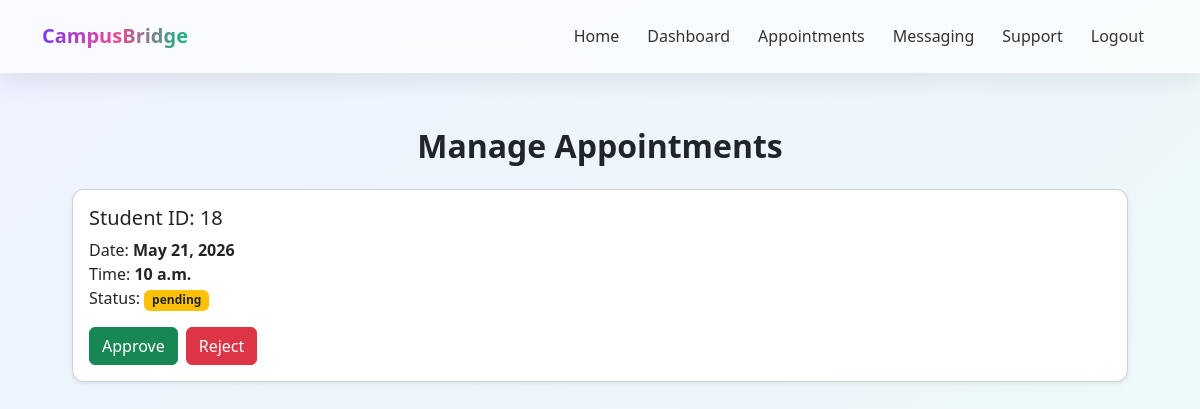
Page /appointments/manage/ (signed in) on the earlier database version.
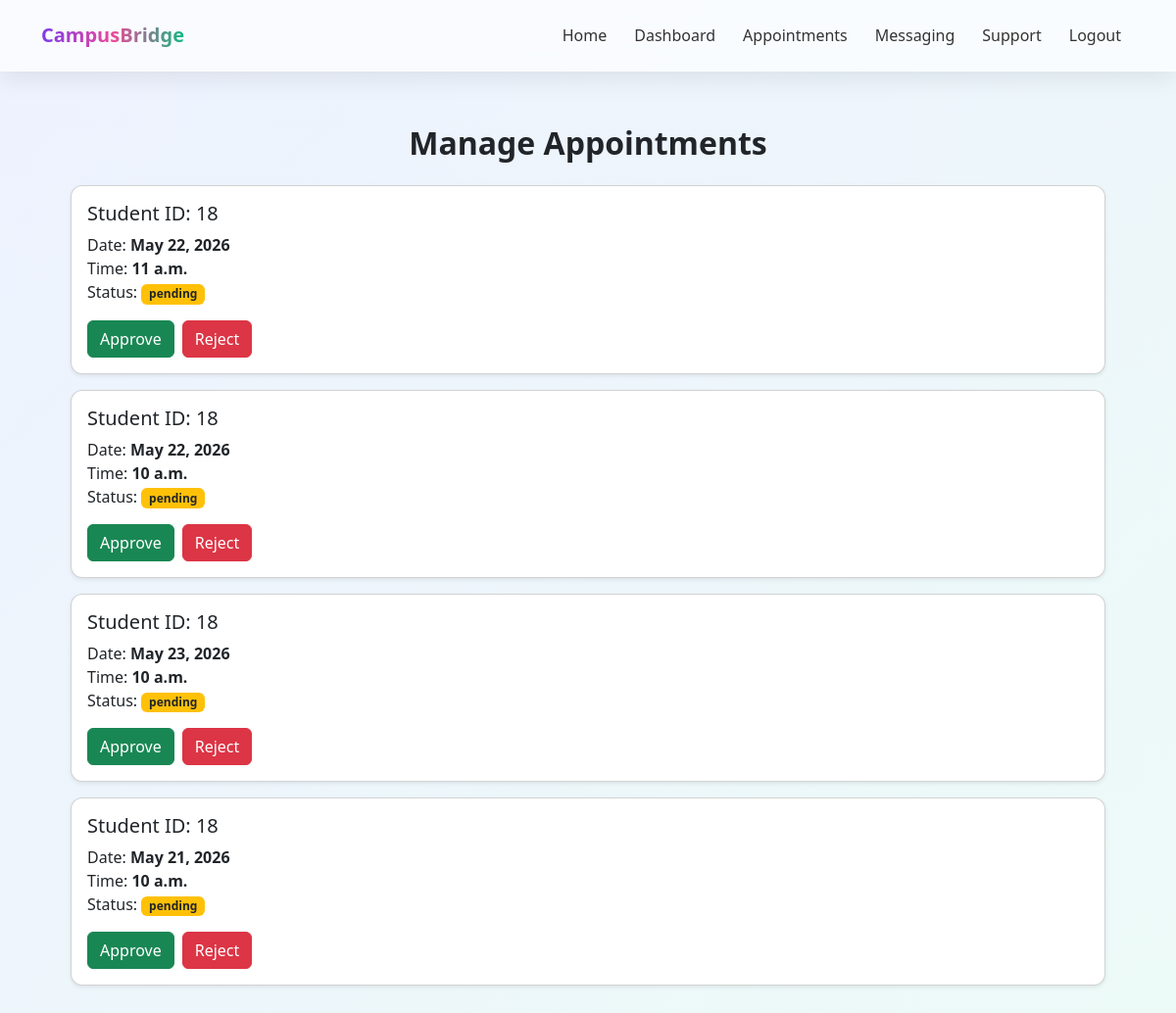
Same page on the later database version.
### appointments/models.py (models this page shows, shortened)
class Appointment(models.Model):
    STATUS_CHOICE=[('pending','Pending'),
                   ('rejected','Rejected'),
                   ('approved','Approved')]
    anonymous_profile=models.ForeignKey(AnonymousProfile,on_delete=models.CASCADE)
    counselor = models.ForeignKey(User, on_delete=models.CASCADE)
    slot=models.ForeignKey(CounselorAvailability,on_delete=models.CASCADE)
    status=models.CharField(max_length=20,choices=STATUS_CHOICE,default='pending')
    created_at=models.DateTimeField(auto_now_add=True)
    class Meta:
        ordering = ['-created_at']

class CounselorAvailability(models.Model):
    counselor=models.ForeignKey(User,on_delete=models.CASCADE)
    date=models.DateField()
    time_slot=models.TimeField()
    is_booked=models.BooleanField(default=False)
    class Meta:
        ordering = ['date', 'time_slot']

### support/models.py (models this page shows, shortened)
class AnonymousProfile(models.Model):
    user=models.OneToOneField(User,on_delete=models.CASCADE)
    anon_id=models.CharField(max_length=20,unique=True,blank=True)

### appointments/views.py (the view)
# urls.py: path('manage/', manage_appointments, name='manage_appointments'),
@login_required
def manage_appointments(request):
    appointments = Appointment.objects.filter(
        counselor=request.user
    ).select_related('anonymous_profile', 'slot', 'slot__counselor')
    return render(request, "appointments/manage.html", {
        "appointments": appointments
    })

### templates/appointments/manage.html
{% extends 'base.html' %}
{% block content %}
<div class="container mt-4">
    <h2 class="text-center mb-4" style="font-size:32px; font-weight:700;">
        Manage Appointments
    </h2>
    {% for a in appointments %}
    <div class="card mb-3 shadow-sm p-3" style="border-radius:12px;">
        <h5>
            Student ID: {{ a.anonymous_profile.id }}
        </h5>
        <p>
            Date: <b>{{ a.slot.date }}</b><br>
            Time: <b>{{ a.slot.time_slot }}</b><br>
            Status: <span class="badge bg-warning text-dark">{{ a.status }}</span>
        </p>
        <div class="d-flex gap-2">
            <a href="{% url 'update_appointment' a.id 'approved' %}"
               class="btn btn-success">
                Approve
            </a>
            <a href="{% url 'update_appointment' a.id 'rejected' %}"
               class="btn btn-danger">
                Reject
            </a>
        </div>
    </div>
    {% empty %}
        <p class="text-center">No appointments found.</p>
    {% endfor %}
</div>
{% endblock %}

### templates/base.html (shortened to what this page needs)
<!DOCTYPE html>
<html lang="en">
<head>
    <link href="https://cdn.jsdelivr.net/npm/bootstrap@5.3.3/dist/css/bootstrap.min.css" rel="stylesheet">
    <link href="https://cdn.jsdelivr.net/npm/bootstrap-icons/font/bootstrap-icons.css" rel="stylesheet">
</head>
<body>
<nav class="navbar navbar-expand-lg sticky-top">
    <div class="container">
        <a class="navbar-brand brand" href="/">CampusBridge</a>
        <div class="collapse navbar-collapse" id="nav">
            <ul class="navbar-nav ms-auto">
                <li class="nav-item"><a class="nav-link" href="/">Home</a></li>
                <li class="nav-item"><a class="nav-link" href="/dashboard/">Dashboard</a></li>
                <li class="nav-item"><a class="nav-link" href="{% url 'view_slots' %}">Appointments</a></li>
                <li class="nav-item"><a class="nav-link" href="/messaging/">Messaging</a></li>
                <li class="nav-item">
                    <a class="nav-link" href="{% url 'my_request'%}">
                        Support
                    </a>
                </li>
                {% if user.is_authenticated %}
                    <li class="nav-item"><a class="nav-link text-danger" href="/logout/">Logout</a></li>
                {% else %}
                    <li class="nav-item"><a class="nav-link" href="/login/">Login</a></li>
                    <li class="nav-item"><a class="nav-link" href="/register/">Register</a></li>
                {% endif %}
            </ul>
        </div>
    </div>
</nav>
<div class="container page-container">
    {% block content %}{% endblock %}
</div>
</body>
</html>

### templates/base.html (style rules this page uses)
body { margin: 0; font-family: "Segoe UI", sans-serif; background: linear-gradient(-45deg, #f5f3ff, #fdf2f8, #ecfdf5, #eef2ff ); background-size: 400% 400%; animation: gradientFlow 12s ease infinite; min-height: 100vh; }
.navbar { padding: 16px 0; backdrop-filter: blur(18px); background: rgba(255,255,255,0.65); box-shadow: 0 8px 25px rgba(0,0,0,0.08); border-bottom: 1px solid rgba(255,255,255,0.3); }
.brand { font-weight: 800; font-size: 20px; background: linear-gradient(90deg,#7c3aed,#ec4899,#10b981); -webkit-background-clip: text; -webkit-text-fill-color: transparent; }
.nav-link { font-weight: 500; margin: 0 6px; position: relative; transition: 0.3s; color: #333 !important; }
.nav-link::after { content: ""; position: absolute; left: 0; bottom: -5px; width: 0%; height: 2px; background: linear-gradient(90deg,#7c3aed,#ec4899); transition: 0.3s; }
.page-container { padding: 30px; }

Differences in the rows shown:
added Appointment: anonymous_profile.id "18", slot "May 22, 2026", slot.time_slot "11 a.m.", status "pending"
added Appointment: anonymous_profile.id "18", slot "May 22, 2026", slot.time_slot "10 a.m.", status "pending"
added Appointment: anonymous_profile.id "18", slot "May 23, 2026", slot.time_slot "10 a.m.", status "pending"
